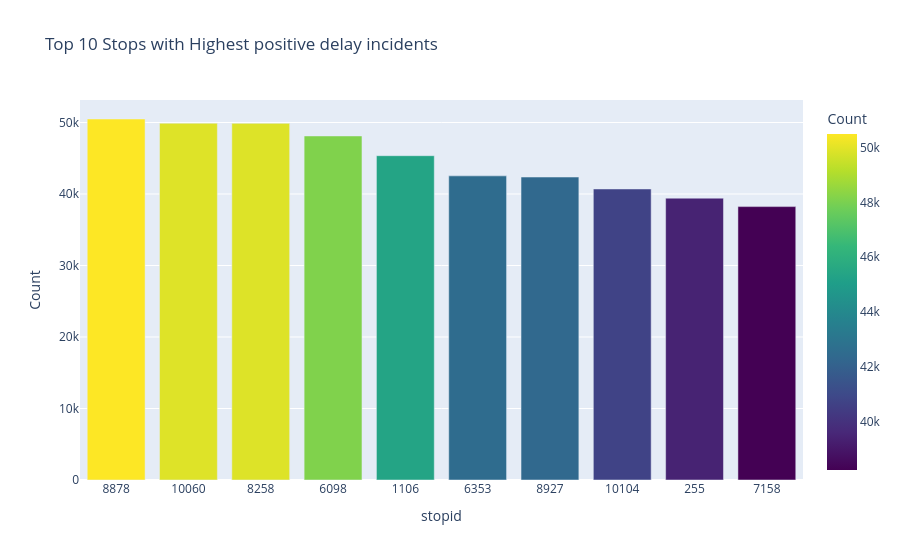

The code cell stored with this chart in its notebook:
### Markdown cell above
### Top 10 stop id with highest delay

### Code cell
# get top stopid with highest positive delay incidents
stopid_counts = df_with_encoding.groupby('stopid').size().reset_index(name='Count')
stopid_counts = stopid_counts.sort_values('Count', ascending=False)
top_routes = stopid_counts.head(10)
top_routes.stopid = top_routes.stopid.astype(str)  # Convert stopid to string for better visualization

fig = px.bar(top_routes, x='stopid', y='Count', title='Top 10 Stops with Highest positive delay incidents',
             color='Count', color_continuous_scale='viridis')
fig.update_layout(xaxis_title='stopid', yaxis_title='Count')

fig.show()

### Figure 1 — Plotly figure (JSON) as saved in the notebook; plotly's stock layout.template omitted (floating-point values rounded to 4 significant figures)
{"data": [{"hovertemplate": "stopid=%{x}<br>Count=%{marker.color}<extra></extra>", "legendgroup": "", "marker": {"color": [50491, 49902, 49883, 48119, 45359, 42539, 42373, 40705, 39418, 38236], "coloraxis": "coloraxis", "pattern": {"shape": ""}}, "name": "", "orientation": "v", "showlegend": false, "textposition": "auto", "type": "bar", "x": ["8878", "10060", "8258", "6098", "1106", "6353", "8927", "10104", "255", "7158"], "xaxis": "x", "y": [50491, 49902, 49883, 48119, 45359, 42539, 42373, 40705, 39418, 38236], "yaxis": "y"}], "layout": {"barmode": "relative", "coloraxis": {"colorbar": {"title": {"text": "Count"}}, "colorscale": [[0, "#440154"], [0.1111, "#482878"], [0.2222, "#3e4989"], [0.3333, "#31688e"], [0.4444, "#26828e"], [0.5556, "#1f9e89"], [0.6667, "#35b779"], [0.7778, "#6ece58"], [0.8889, "#b5de2b"], [1, "#fde725"]]}, "legend": {"tracegroupgap": 0}, "title": {"text": "Top 10 Stops with Highest positive delay incidents"}, "xaxis": {"anchor": "y", "domain": [0, 1], "title": {"text": "stopid"}}, "yaxis": {"anchor": "x", "domain": [0, 1], "title": {"text": "Count"}}}}
